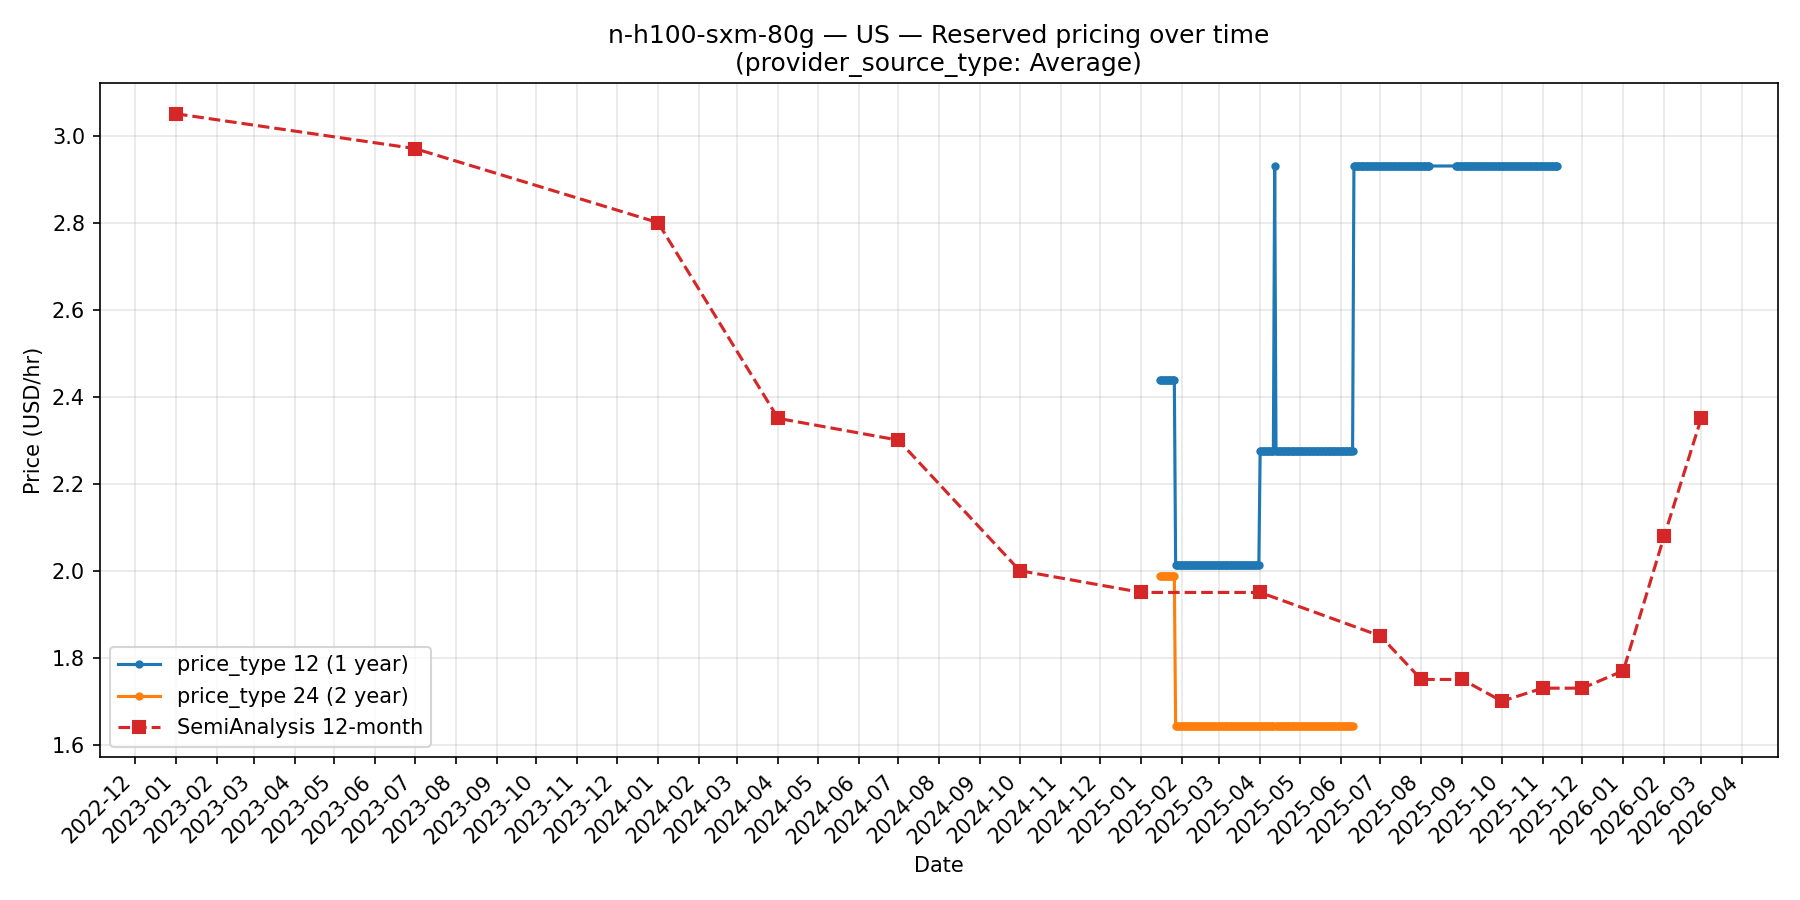

This chart was generated by the following Python code:
import pandas as pd
import matplotlib.pyplot as plt
import matplotlib.dates as mdates

PRODUCT_SLUG = "n-h100-sxm-80g"
COUNTRY = "US"
PRICE_TYPES = [12, 24, 36]
PRICE_TYPE_LABELS = {12: "1 year", 24: "2 year", 36: "3 year"}
PROVIDER_SOURCE_TYPE = "Average"

FILES = [
    "compute-pricing/tier2_2024_rental.csv",
    "compute-pricing/tier2_2025_rental.csv",
]


def load_and_filter(path: str) -> pd.DataFrame:
    df = pd.read_csv(path, parse_dates=["date"])

    # 2024 file predates provider_source_type column; treat all rows as Average
    if "provider_source_type" not in df.columns:
        df["provider_source_type"] = PROVIDER_SOURCE_TYPE

    mask = (
        (df["product_slug"] == PRODUCT_SLUG)
        & (df["country"] == COUNTRY)
        & (df["price_type"].isin(PRICE_TYPES))
        & (df["provider_source_type"] == PROVIDER_SOURCE_TYPE)
    )
    return df.loc[mask, ["date", "price_type", "price"]].copy()


frames = [load_and_filter(f) for f in FILES]
data = pd.concat(frames, ignore_index=True)

# Check for duplicates on (date, price_type)
dupes = data[data.duplicated(subset=["date", "price_type"], keep=False)]
if not dupes.empty:
    raise ValueError(
        f"Duplicate (date, price_type) rows found:\n{dupes.to_string(index=False)}"
    )

# Warn if any requested price type has no data
for pt in PRICE_TYPES:
    if data[data["price_type"] == pt].empty:
        print(f"Warning: no data found for price_type={pt} ({PRICE_TYPE_LABELS[pt]})")

# SemiAnalysis H100 SXM 80G 1-year prices
# H1/H2 2023 are half-year estimates; quarterly thereafter until 2025-07; monthly from 2025-07
SEMI_DATES = [
    "2023-01-01", "2023-07-01",                          # H1 / H2 2023
    "2024-01-01", "2024-04-01", "2024-07-01", "2024-10-01",  # Q1–Q4 2024
    "2025-01-01", "2025-04-01",                           # Q1–Q2 2025
    "2025-07-01", "2025-08-01", "2025-09-01", "2025-10-01",  # monthly 2025-07 …
    "2025-11-01", "2025-12-01",
    "2026-01-01", "2026-02-01", "2026-03-01",             # … 2026-03
]
SEMI_PRICES = [
    3.05, 2.97,
    2.80, 2.35, 2.30, 2.00,
    1.95, 1.95,
    1.85, 1.75, 1.75, 1.70,
    1.73, 1.73,
    1.77, 2.08, 2.35,
]
semi_dates = pd.to_datetime(SEMI_DATES)

# Plot
fig, ax = plt.subplots(figsize=(12, 6))

has_any_data = False
for pt in PRICE_TYPES:
    subset = data[data["price_type"] == pt].sort_values("date")
    if subset.empty:
        continue
    has_any_data = True
    ax.plot(subset["date"], subset["price"], marker=".", linewidth=1.5,
            label=f"price_type {pt} ({PRICE_TYPE_LABELS[pt]})")

ax.plot(semi_dates, SEMI_PRICES, marker="s", linewidth=1.5, linestyle="--",
        color="tab:red", label="SemiAnalysis 12-month")

if not has_any_data:
    ax.text(0.5, 0.5, "No data available for requested price types",
            ha="center", va="center", transform=ax.transAxes, fontsize=13)

ax.set_title(f"{PRODUCT_SLUG} — {COUNTRY} — Reserved pricing over time\n"
             f"(provider_source_type: {PROVIDER_SOURCE_TYPE})")
ax.set_xlabel("Date")
ax.set_ylabel("Price (USD/hr)")
ax.xaxis.set_major_formatter(mdates.DateFormatter("%Y-%m"))
ax.xaxis.set_major_locator(mdates.MonthLocator())
plt.xticks(rotation=45, ha="right")
ax.legend()
ax.grid(True, alpha=0.3)
plt.tight_layout()
plt.savefig("compute_pricing.png", dpi=150)
plt.show()
print("Saved compute_pricing.png")
